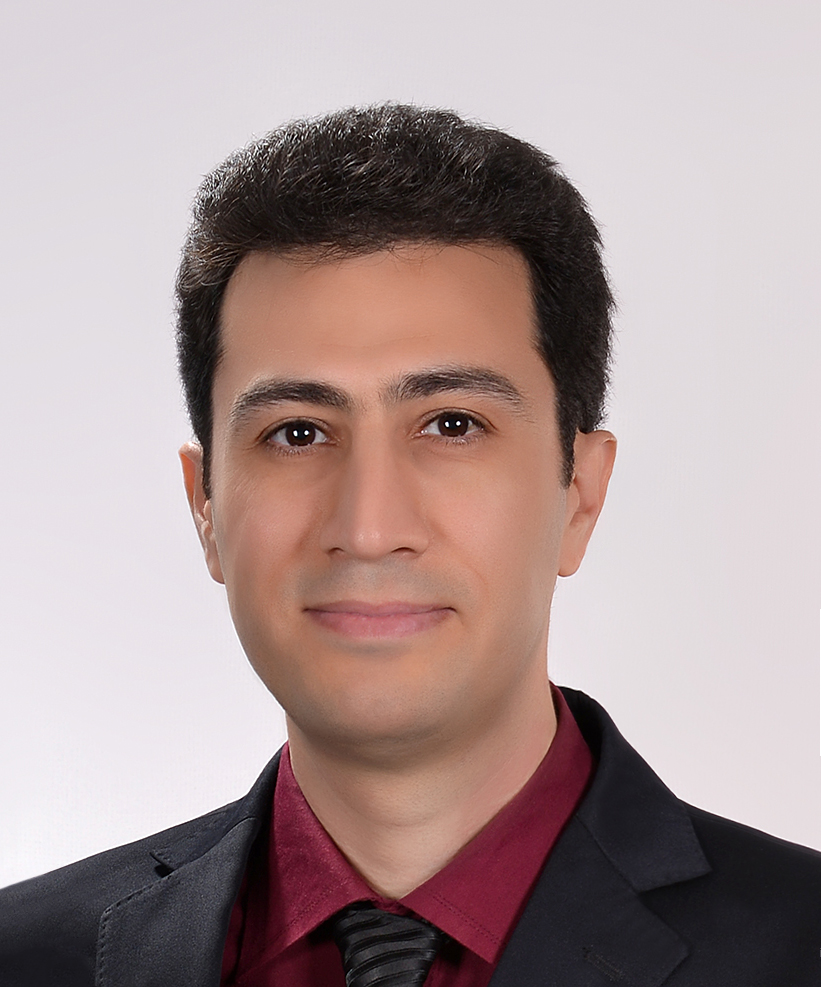
#> input picture image.png, 821 x 987 px
$ python image_edge_detection.py
#> lines starting #> are read from the running program, lines starting #| are printed output that depends on the picture
# Code by AmirMotefaker

# Image Manipulation


## Edge detection - Sobel operator

from PIL import Image, ImageDraw
from math import sqrt

# Load image:
input_image = Image.open("image.png")
#> input_image is the input picture: PIL image 821x987 RGB; mean R, G, B 170.3, 151.2, 150.6
input_pixels = input_image.load()

# Calculate pixel intensity as the average of red, green and blue colors.
intensity = [[sum(input_pixels[x, y]) / 3 for y in range(input_image.height)] for x in range(input_image.width)]
#> intensity = 821 items

# Sobel kernels
kernelx = [[-1, 0, 1],
           [-2, 0, 2],
           [-1, 0, 1]]
kernely = [[-1, -2, -1],
           [0, 0, 0],
           [1, 2, 1]]

# Create output image
output_image = Image.new("RGB", input_image.size)
#> output_image: PIL image 821x987 RGB; every value is 0
draw = ImageDraw.Draw(output_image)

# Compute convolution between intensity and kernels
for x in range(1, input_image.width - 1):
    for y in range(1, input_image.height - 1):
        magx, magy = 0, 0
        for a in range(3):
            for b in range(3):
                xn = x + a - 1
                yn = y + b - 1
                magx += intensity[xn][yn] * kernelx[a][b]
                magy += intensity[xn][yn] * kernely[a][b]

        # Draw in black and white the magnitude
        color = int(sqrt(magx**2 + magy**2))
        draw.point((x, y), (color, color, color))

output_image.save("image_edge_detection_output.png")
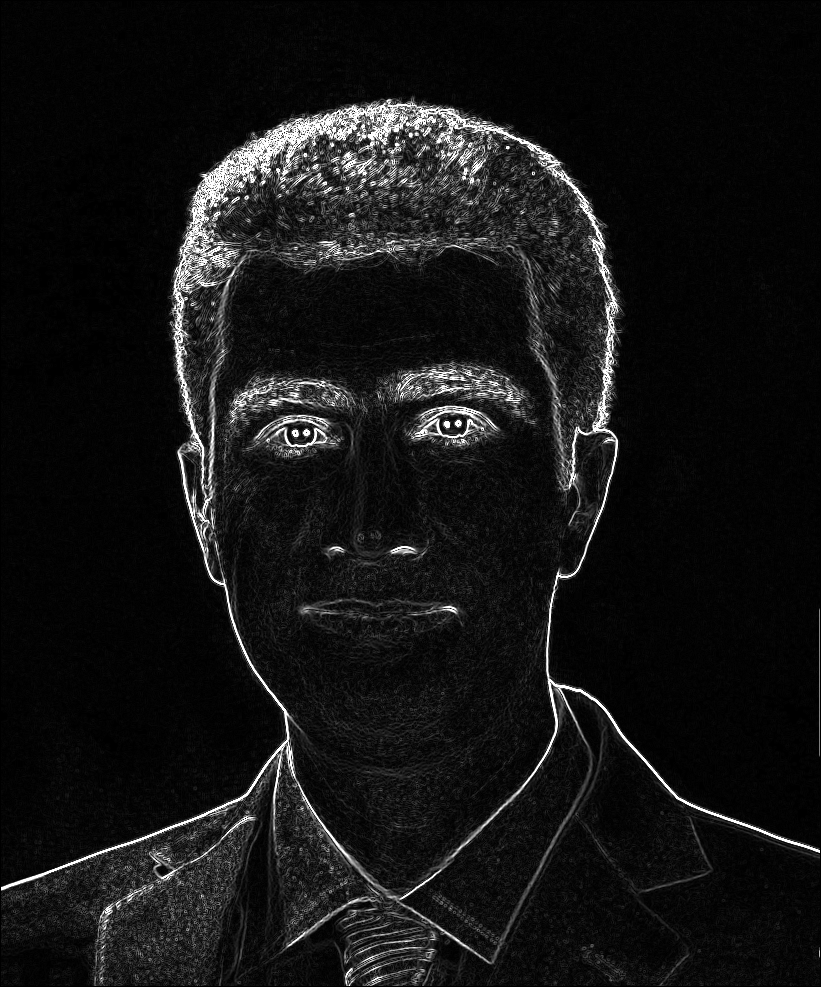
#> saved as image_edge_detection_output.png: PIL image 821x987 RGB; min 0, max 255, mean 20.6
